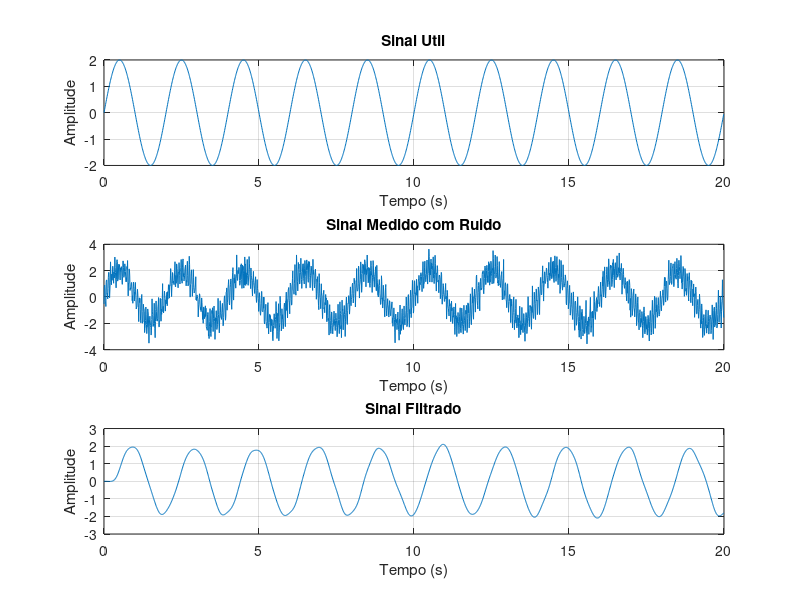
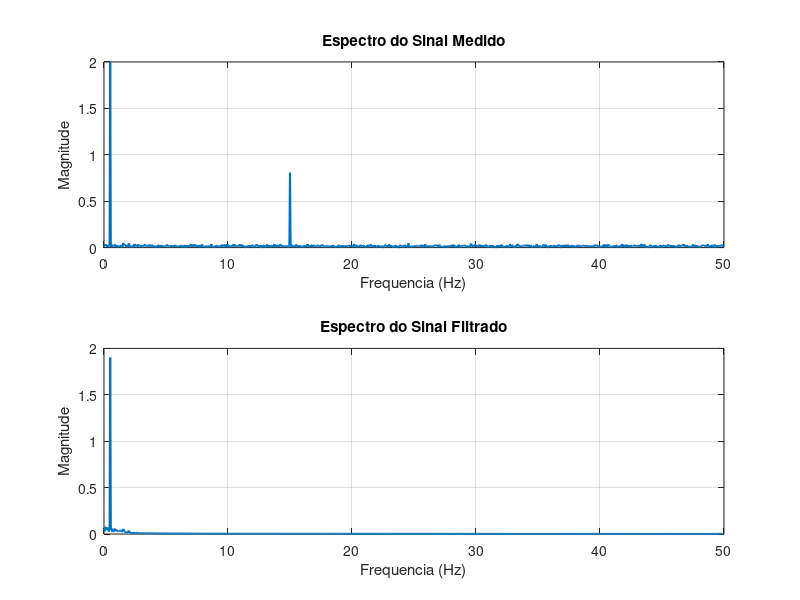
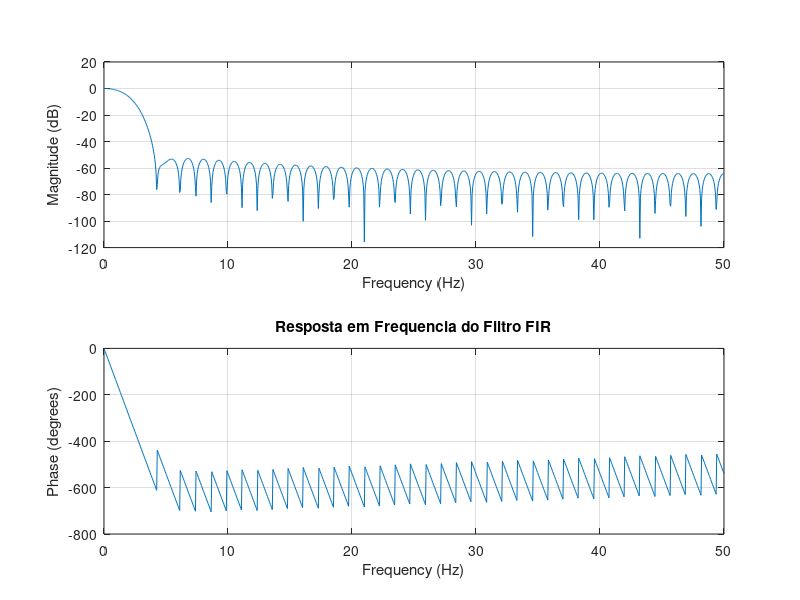

Write MATLAB code to recreate these figures, in order.
pkg load signal

% ----------------------------------------------------------
% Parâmetros
% ----------------------------------------------------------
Fs = 100;              % Frequência de amostragem (Hz)
T = 1/Fs;
t = 0:T:20-T;

% ----------------------------------------------------------
% Sinal útil
% Simula uma variável agrícola (umidade, temperatura etc.)
% ----------------------------------------------------------
sinal_util = 2*sin(2*pi*0.5*t);

% ----------------------------------------------------------
% Ruídos e interferências
% ----------------------------------------------------------
ruido_branco = 0.4*randn(size(t));

interferencia = 0.8*sin(2*pi*15*t);

sinal_medido = sinal_util + ruido_branco + interferencia;

% ----------------------------------------------------------
% Projeto do filtro FIR passa-baixa
% ----------------------------------------------------------
fc = 2;          % Hz
ordem = 80;

b = fir1(ordem, fc/(Fs/2), "low");

% ----------------------------------------------------------
% Aplicação do filtro
% ----------------------------------------------------------
sinal_filtrado = filter(b,1,sinal_medido);

% ----------------------------------------------------------
% FFT
% ----------------------------------------------------------
N = length(t);

X = abs(fft(sinal_medido))/N;
Y = abs(fft(sinal_filtrado))/N;

f = (0:N-1)*(Fs/N);

% ----------------------------------------------------------
% Sinais no tempo
% ----------------------------------------------------------
figure;

subplot(3,1,1);
plot(t,sinal_util);
grid on;
title('Sinal Util');

xlabel('Tempo (s)');
ylabel('Amplitude');

subplot(3,1,2);
plot(t,sinal_medido);
grid on;
title('Sinal Medido com Ruido');

xlabel('Tempo (s)');
ylabel('Amplitude');

subplot(3,1,3);
plot(t,sinal_filtrado);
grid on;
title('Sinal Filtrado');

xlabel('Tempo (s)');
ylabel('Amplitude');

% ----------------------------------------------------------
% Espectros
% ----------------------------------------------------------
figure;

subplot(2,1,1);
plot(f(1:N/2),2*X(1:N/2),'LineWidth',1.5);
grid on;
title('Espectro do Sinal Medido');

xlabel('Frequencia (Hz)');
ylabel('Magnitude');

subplot(2,1,2);
plot(f(1:N/2),2*Y(1:N/2),'LineWidth',1.5);
grid on;
title('Espectro do Sinal Filtrado');

xlabel('Frequencia (Hz)');
ylabel('Magnitude');

% ----------------------------------------------------------
% Resposta em frequência
% ----------------------------------------------------------
figure;

freqz(b,1,1024,Fs);
title('Resposta em Frequencia do Filtro FIR');

% ----------------------------------------------------------
% Informações
% ----------------------------------------------------------
fprintf('\nSistema de monitoramento agricola\n');
fprintf('Frequencia do sinal util: 0.5 Hz\n');
fprintf('Interferencia adicionada: 15 Hz\n');
fprintf('Frequencia de corte: %.1f Hz\n',fc);
